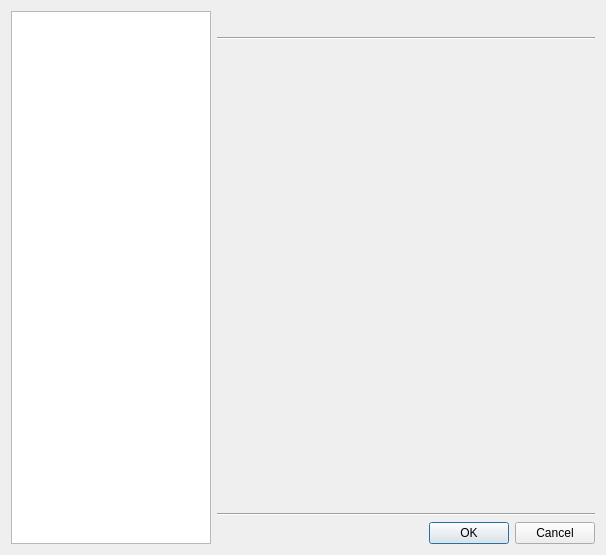
<?xml version="1.0" encoding="UTF-8"?>
<ui version="4.0">
 <class>WidgetTreePages</class>
 <widget class="QWidget" name="WidgetTreePages">
  <property name="geometry">
   <rect>
    <x>0</x>
    <y>0</y>
    <width>606</width>
    <height>555</height>
   </rect>
  </property>
  <property name="windowTitle">
   <string>Form</string>
  </property>
  <layout class="QHBoxLayout" name="horizontalLayout_2">
   <item>
    <widget class="QTreeWidget" name="list">
     <property name="minimumSize">
      <size>
       <width>200</width>
       <height>0</height>
      </size>
     </property>
     <property name="maximumSize">
      <size>
       <width>200</width>
       <height>16777215</height>
      </size>
     </property>
     <property name="baseSize">
      <size>
       <width>200</width>
       <height>0</height>
      </size>
     </property>
     <property name="iconSize">
      <size>
       <width>32</width>
       <height>32</height>
      </size>
     </property>
     <attribute name="headerVisible">
      <bool>false</bool>
     </attribute>
     <column>
      <property name="text">
       <string notr="true">1</string>
      </property>
     </column>
    </widget>
   </item>
   <item>
    <layout class="QVBoxLayout" name="verticalLayout">
     <item>
      <layout class="QHBoxLayout" name="horizontalLayout">
       <item>
        <widget class="QLabel" name="labName">
         <property name="font">
          <font>
           <weight>75</weight>
           <bold>true</bold>
          </font>
         </property>
         <property name="text">
          <string/>
         </property>
        </widget>
       </item>
       <item>
        <spacer name="horizontalSpacer">
         <property name="orientation">
          <enum>Qt::Horizontal</enum>
         </property>
         <property name="sizeHint" stdset="0">
          <size>
           <width>40</width>
           <height>20</height>
          </size>
         </property>
        </spacer>
       </item>
       <item>
        <widget class="QLabel" name="labIcon">
         <property name="text">
          <string/>
         </property>
        </widget>
       </item>
      </layout>
     </item>
     <item>
      <widget class="Line" name="line">
       <property name="orientation">
        <enum>Qt::Horizontal</enum>
       </property>
      </widget>
     </item>
     <item>
      <widget class="QStackedWidget" name="stackedWidget">
       <property name="frameShape">
        <enum>QFrame::NoFrame</enum>
       </property>
       <property name="currentIndex">
        <number>-1</number>
       </property>
      </widget>
     </item>
     <item>
      <widget class="Line" name="line_2">
       <property name="orientation">
        <enum>Qt::Horizontal</enum>
       </property>
      </widget>
     </item>
     <item>
      <widget class="QDialogButtonBox" name="buttonBox">
       <property name="standardButtons">
        <set>QDialogButtonBox::Cancel|QDialogButtonBox::Ok</set>
       </property>
      </widget>
     </item>
    </layout>
   </item>
  </layout>
 </widget>
 <resources/>
 <connections/>
</ui>
